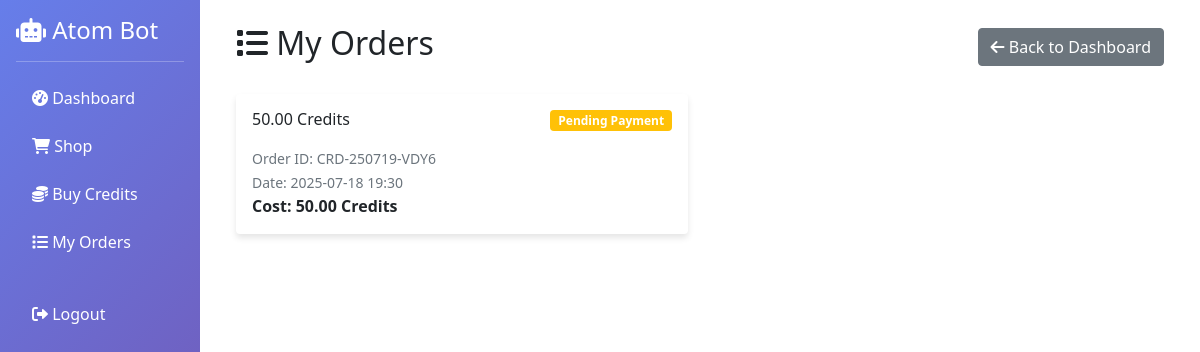
The page /orders (signed in) on the database its author committed.
### tables this page shows
CREATE TABLE orders (order_id TEXT PRIMARY KEY, user_id INTEGER, order_type TEXT, package_name TEXT, credit_cost REAL, payment_method TEXT, status TEXT, screenshot_file_id TEXT, delivery_info TEXT, created_at TIMESTAMP DEFAULT CURRENT_TIMESTAMP);

### web_app.py (the view)
@app.route('/orders')
def orders():
    if 'user_id' not in session:
        return redirect(url_for('login'))
    user_id = session['user_id']
    pending, history = run_async(db.get_user_orders(user_id))
    all_orders = pending + history
    formatted_orders = []
    for order in all_orders:
        o_id, pkg, status, ts_str, cost = order
        date_obj = datetime.fromisoformat(ts_str)
        formatted_orders.append({
            'id': o_id,
            'package': pkg,
            'status': status.replace('_', ' ').title(),
            'cost': cost,
            'date': date_obj.strftime('%Y-%m-%d %H:%M')
        })
    return render_template('orders.html', orders=formatted_orders)

### database.py (called while the page is built)
async def _db_query(query, params=(), fetchone=False, fetchall=False, commit=False):
    try:
        async with aiosqlite.connect(DB_NAME) as db:
            cursor = await db.execute(query, params)
            if commit: await db.commit(); return True
            if fetchone: return await cursor.fetchone()
            if fetchall: return await cursor.fetchall()
            return await cursor.fetchall()
    except aiosqlite.Error as e: logger.error(f"Database query failed: {e}\nQuery: {query}\nParams: {params}"); return None

async def get_user_orders(user_id: int) -> tuple:
    all_orders = await _db_query("SELECT order_id, package_name, status, created_at, credit_cost FROM orders WHERE user_id = ? ORDER BY created_at DESC", (user_id,), fetchall=True)
    pending = [o for o in all_orders if o[2] in ('pending_approval', 'pending_payment')]
    history = [o for o in all_orders if o[2] in ('completed', 'rejected')]
    return pending, history

### web_app.py (called while the page is built)
def run_async(coro):
    loop = asyncio.new_event_loop()
    asyncio.set_event_loop(loop)
    try:
        return loop.run_until_complete(coro)
    finally:
        loop.close()

### templates/orders.html (shortened to what this page needs)
{% extends "base.html" %}
{% block content %}
<div class="d-flex justify-content-between align-items-center mb-4">
    <h2><i class="fas fa-list"></i> My Orders</h2>
    <a href="{{ url_for('dashboard') }}" class="btn btn-secondary">
        <i class="fas fa-arrow-left"></i> Back to Dashboard
    </a>
</div>
{% if orders %}
<div class="row">
    {% for order in orders %}
    <div class="col-md-6 mb-4">
        <div class="card">
            <div class="card-body">
                <div class="d-flex justify-content-between align-items-start mb-2">
                    <h6 class="card-title">{{ order.package }}</h6>
                    {% if order.status == 'Completed' %}
                        <span class="badge bg-success">{{ order.status }}</span>
                    {% elif order.status == 'Rejected' %}
                        <span class="badge bg-danger">{{ order.status }}</span>
                    {% else %}
                        <span class="badge bg-warning">{{ order.status }}</span>
                    {% endif %}
                </div>
                <p class="card-text">
                    <small class="text-muted">Order ID: {{ order.id }}</small><br>
                    <small class="text-muted">Date: {{ order.date }}</small><br>
                    <strong>Cost: {{ "%.2f"|format(order.cost) }} Credits</strong>
                </p>
            </div>
        </div>
    </div>
    {% endfor %}
</div>
{% endif %}
{% endblock %}

### templates/base.html (style rules this page uses)
.card { box-shadow: 0 4px 6px rgba(0, 0, 0, 0.1); border: none; }

### rows shown on the page
orders: package "50.00 Credits", status "Pending Payment", id "CRD-250719-VDY6", date "2025-07-18 19:30", cost "50.00"
